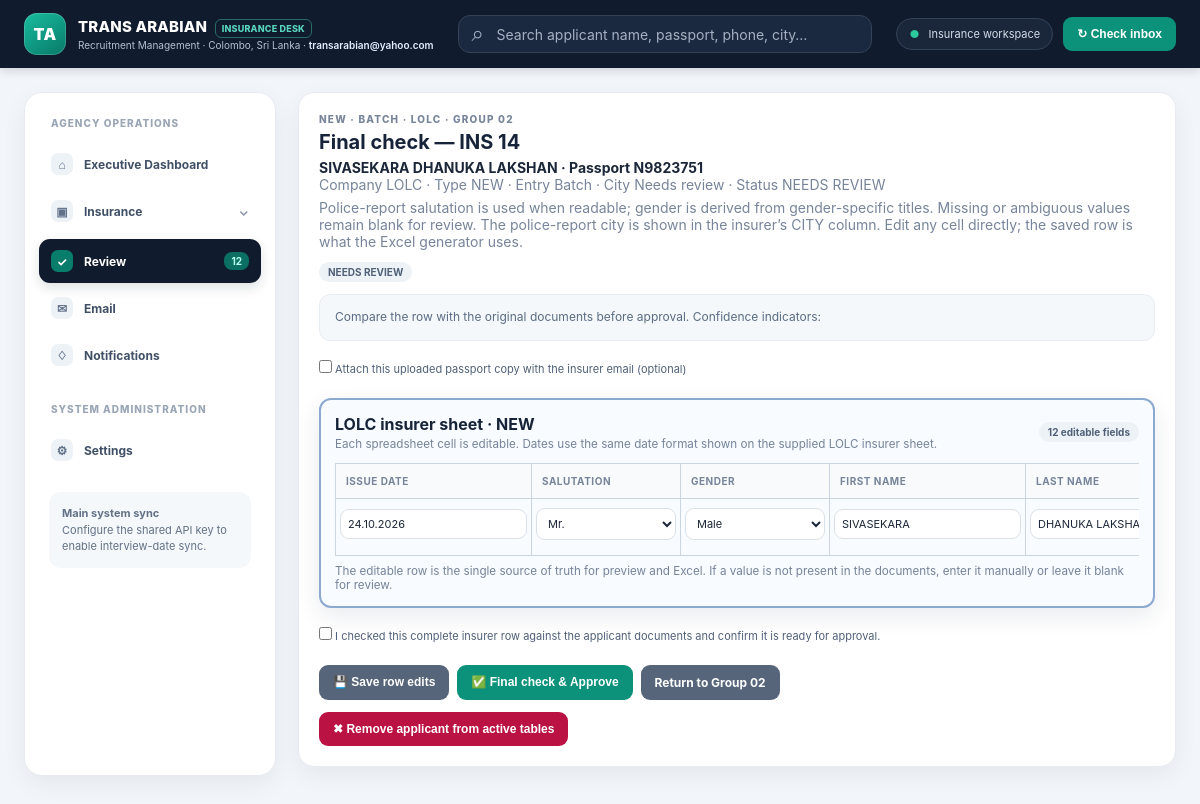
Screenshot of /review/14 with the database file from the repository.
### app/models.py (models this page shows)
class Applicant(db.Model):
    id = db.Column(db.Integer, primary_key=True)
    created_at = db.Column(db.DateTime, default=datetime.now)
    company = db.Column(db.String(20), default="LOLC")        # ALLIANZ | LOLC
    kind = db.Column(db.String(10), default="NEW")            # NEW | EXTEND
    entry_mode = db.Column(db.String(10), default="SINGLE", index=True)  # SINGLE | BATCH
    applicant_group_id = db.Column(db.Integer, db.ForeignKey("applicant_group.id"), nullable=True, index=True)
    applicant_group = db.relationship("ApplicantGroup", backref="applicants")
    status = db.Column(db.String(30), default="EXTRACTED", index=True)
    salutation = db.Column(db.String(20), default="")
    gender = db.Column(db.String(10), default="")
    surname = db.Column(db.String(160), default="")           # -> FIRST NAME column
    given_names = db.Column(db.String(160), default="")       # -> LAST NAME column
    passport_no = db.Column(db.String(20), default="", index=True)
    passport_file_path = db.Column(db.String(500), default="")
    attach_passport_copy = db.Column(db.Boolean, default=False)
    birthday = db.Column(db.Date, nullable=True)
    telephone = db.Column(db.String(20), default="")
    addr_no = db.Column(db.String(40), default="")
    addr_street = db.Column(db.String(240), default="")
    city = db.Column(db.String(120), default="")
    address_raw = db.Column(db.Text, default="")
    issue_date = db.Column(db.Date, nullable=True)
    departure_date = db.Column(db.Date, nullable=True)
    arrival_date = db.Column(db.Date, nullable=True)
    embassy_appointment_date = db.Column(db.Date, nullable=True)
    existing_policy_no = db.Column(db.String(40), default="")  # for EXTEND (e.g. HODTSTxxxxx)
    new_policy_no = db.Column(db.String(40), default="")       # filled from insurer reply
    confidence_json = db.Column(db.Text, default="{}")
    sheet_overrides_json = db.Column(db.Text, default="{}")  # per-insurer cells edited during final Review
    notes = db.Column(db.Text, default="")
    batch_id = db.Column(db.Integer, db.ForeignKey("batch.id"), nullable=True)
    def as_dict(self):
        d = {c.name: getattr(self, c.name) for c in self.__table__.columns}
        for k, v in d.items():
            if isinstance(v, (date, datetime)): d[k] = v.isoformat()
        return d

class ApplicantGroup(db.Model):
    id = db.Column(db.Integer, primary_key=True)
    company = db.Column(db.String(20), nullable=False, index=True)
    kind = db.Column(db.String(10), nullable=False, index=True)
    entry_mode = db.Column(db.String(10), default="BATCH", nullable=False)
    group_number = db.Column(db.Integer, nullable=False)
    created_at = db.Column(db.DateTime, default=datetime.now)

### app/routes.py (the view, shortened to what this page needs)
@bp.route("/review/<int:aid>", methods=["GET", "POST"])
def review(aid):
    a = db.get_or_404(Applicant, aid)
    if a.status.startswith("CANCELLED_"):
        flash("Restore this cancelled applicant before editing or approving it.", "warning")
        return redirect(url_for("main.applicants", status="CANCELLED"))
    conf = json.loads(a.confidence_json or "{}")
    company_cfg = cfg().get("companies", {})
    preview_columns = COMPANIES[a.company]["columns_new" if a.kind == "NEW" else "columns_extend"]
    preview_cfg_defaults = {company: {
        **company_cfg.get(company, {}).get("defaults", {}),
        "date_sep": company_cfg.get(company, {}).get("date_sep", COMPANIES[company]["date_sep"]),
    } for company in COMPANIES}
    preview_row = _row_for(a.as_dict(), a.company, a.kind, preview_cfg_defaults[a.company])
    raw_fields = {
        "ISSUE DATE": a.issue_date, "SALUTATION": a.salutation, "GENDER": a.gender,
        "FIRST NAME": a.surname, "LAST NAME": a.given_names, "PASSPORT NO": a.passport_no,
        "BIRTHDAY": a.birthday, "DEPATURE DATE": a.departure_date, "ARRIVAL DATE": a.arrival_date,
        "NO.": a.addr_no, "STREET": a.addr_street, "CITY": a.city,
        "CONTACT NO": a.telephone,
    }
    preview_inputs = {column: (value.isoformat() if hasattr(value, "isoformat") else (value or ""))
                      for column, value in preview_row.items()}
    date_columns = {"ISSUE DATE", "BIRTHDAY", "DEPATURE DATE", "ARRIVAL DATE"}
    for column, value in raw_fields.items():
        if column in preview_columns and column not in date_columns:
            preview_inputs[column] = value.isoformat() if hasattr(value, "isoformat") else (value or "")
    preview_formats = {company: {
        "NEW": COMPANIES[company]["columns_new"],
        "EXTEND": COMPANIES[company]["columns_extend"],
        "date_order": COMPANIES[company]["date_order"],
        "date_sep": preview_cfg_defaults[company]["date_sep"],
    } for company in COMPANIES}
    preview_defaults = {company: {**COMPANIES[company].get("defaults", {}),
                                  **company_cfg.get(company, {}).get("defaults", {})}
                        for company in COMPANIES}
    return render_template("review.html", a=a, conf=conf,
                           threshold=float(cfg().get("ocr", {}).get("confidence_threshold", 0.82)),
                           preview_columns=preview_columns, preview_row=preview_row,
                           preview_inputs=preview_inputs, preview_formats=preview_formats,
                           preview_defaults=preview_defaults)

### app/routes.py (called while the page is built)
@bp.context_processor
def _ctx():
    return {"unseen": Notification.query.filter_by(seen=False).count(),
            "registry_count": Applicant.query.filter(~Applicant.status.like("CANCELLED_%")).count(),
            "review_count": Applicant.query.filter(Applicant.status.in_(["NEEDS_REVIEW","EXTEND_DRAFT"])).count(),
            "main_system_connected": bool(current_app.config.get("MAIN_SYSTEM_API_KEY")),
            "SALUTATIONS": SALUTATIONS, "GENDERS": GENDERS, "COMPANIES": COMPANIES}

### app/templates/review.html (shortened to what this page needs)
{% extends "base.html" %}{% block title %}Final check · {{a.company}} {{a.kind}}{% endblock %}{% block body %}
<div class="card">
  <div class="toolbar"><div><div class="subtle" style="font-size:10px;font-weight:800;letter-spacing:.12em;text-transform:uppercase">{{a.kind}} · {{a.entry_mode|title}} · {{a.company}}{% if a.applicant_group_id %} · Group {{'%02d'|format(a.applicant_group.group_number)}}{% endif %}</div><h2 style="margin:5px 0">Final check — INS {{a.id}}</h2><div style="font-weight:700">{{a.surname}} {{a.given_names}} · Passport {{a.passport_no or '—'}}</div><div class="subtle">Company {{a.company}} · Type {{a.kind}} · Entry {{a.entry_mode|title}} · City {{a.city or 'Needs review'}} · Status {{a.status.replace('_',' ')}}</div><div class="subtle" style="margin-top:6px">Police-report salutation is used when readable; gender is derived from gender-specific titles. Missing or ambiguous values remain blank for review. The police-report city is shown in the insurer’s CITY column. Edit any cell directly; the saved row is what the Excel generator uses.</div></div><span class="pill">{{a.status.replace('_',' ')}}</span></div>
  {% set uncertain = conf|dictsort %}
  {% if uncertain %}<p class="hintbox" style="margin-top:12px">Compare the row with the original documents before approval. Confidence indicators: </p>{% endif %}
  <form method="post" id="review-form">
    {% if a.passport_file_path %}<input type="hidden" name="attach_passport_copy" value="0"><p><label style="font-weight:400"><input type="checkbox" name="attach_passport_copy" value="1" {{'checked' if a.attach_passport_copy}} style="width:auto"> Attach this uploaded passport copy with the insurer email (optional)</label></p>{% endif %}
    <div id="sheet-preview" style="margin:14px 0;padding:14px;background:#f8fbff;border:2px solid #8ca9cf;border-radius:12px;box-shadow:0 8px 24px #172b4d18">
      <div class="toolbar"><div><h3 style="margin:0">{{a.company}} insurer sheet · {{a.kind}}</h3><small class="hint">Each spreadsheet cell is editable. Dates use the same date format shown on the supplied {{a.company}} insurer sheet.</small></div><span class="pill">{{preview_columns|length}} editable fields</span></div>
      <div style="overflow:auto;max-height:54vh;margin-top:12px"><table id="sheet-preview-table" style="width:max-content;min-width:100%;font-size:11px"><thead><tr>{% for col in preview_columns %}<th style="position:sticky;top:0;z-index:1">{{col}}</th>{% endfor %}</tr></thead><tbody><tr>{% for col in preview_columns %}<td style="padding:4px">
        {% if col=='SALUTATION' %}<select data-sheet-column="{{col}}" aria-label="{{col}}" style="min-width:140px;font-size:11px;padding:7px">{% for option in SALUTATIONS %}<option value="{{option}}" {{'selected' if preview_inputs.get(col)==option}}>{{option}}</option>{% endfor %}</select>
        {% elif col=='GENDER' %}<select data-sheet-column="{{col}}" aria-label="{{col}}" style="min-width:140px;font-size:11px;padding:7px">{% for option in GENDERS %}<option value="{{option}}" {{'selected' if preview_inputs.get(col)==option}}>{{option}}</option>{% endfor %}</select>
        {% else %}<input data-sheet-column="{{col}}" aria-label="{{col}}" value="{{preview_inputs.get(col,'')}}" type="text" inputmode="{{'numeric' if col in ['ISSUE DATE','BIRTHDAY','DEPATURE DATE','ARRIVAL DATE'] else 'text'}}" style="min-width:{{'240px' if col in ['PRODUCT','INDIVIDUAL CONTRACT','STREET'] else '140px'}};font-size:11px;padding:7px">{% endif %}
      </td>{% endfor %}</tr></tbody></table></div>
      <small class="hint" style="display:block;margin-top:8px">The editable row is the single source of truth for preview and Excel. If a value is not present in the documents, enter it manually or leave it blank for review.</small>
    </div>
    <p><label style="font-weight:400"><input type="checkbox" name="final_check" value="1" id="final-check" style="width:auto"> I checked this complete insurer row against the applicant documents and confirm it is ready for approval.</label></p>
    <div class="toolbar-actions"><button class="btn gray" type="submit" name="save_row" value="1">💾 Save row edits</button><button class="btn green" type="submit" name="approve" value="1">✅ Final check &amp; Approve</button>{% if a.applicant_group_id %}<a class="btn gray" href="{{url_for('main.review_group',group_id=a.applicant_group_id,status='PENDING')}}">Return to Group {{'%02d'|format(a.applicant_group.group_number)}}</a>{% else %}<a class="btn gray" href="{{url_for('main.review_queue',kind=a.kind,mode=a.entry_mode,status='APPROVED' if a.status=='APPROVED' else 'PENDING',company=a.company)}}">Cancel · return to company reviews</a>{% endif %}</div>
  </form>
  <form method="post" action="{{url_for('main.cancel_applicant',aid=a.id)}}" style="margin-top:12px" onsubmit="return confirm('Remove this applicant from active tables? The record will be retained in the Cancelled registry and can be restored.');"><button class="btn red" type="submit">✖ Remove applicant from active tables</button></form>
</div>
{% endblock %}

### app/templates/base.html (style rules this page uses)
:root { --navy:#111b2e;--navy2:#17243a;--teal:#079b83;--teal2:#067e6c;--ink:#1b2638;--muted:#77849a;--line:#e7ebf1;--bg:#f2f5f9;--card:#fff;--shadow:0 8px 24px rgba(15,29,50,.06) }
* { box-sizing:border-box }
body { margin:0;background:var(--bg);color:var(--ink);font:14px Inter,ui-sans-serif,system-ui,-apple-system,"Segoe UI",Arial,sans-serif }
.card { background:var(--card);border:1px solid var(--line);border-radius:16px;padding:20px;margin-bottom:16px;box-shadow:var(--shadow);overflow-x:auto }
.card h2,.card h3 { margin:0 0 12px;color:#172338 }
.card h2 { font-size:20px }
.card h3 { font-size:16px }
.card p { line-height:1.55 }
table { width:100%;border-collapse:collapse;border:1px solid #cbd5df;font-size:12px;min-width:700px }
th,td { border:1px solid #cbd5df;padding:11px 10px;text-align:left;vertical-align:middle }
th { background:#f8fafc;color:#77849a;font-size:10px;text-transform:uppercase;letter-spacing:.05em;white-space:nowrap }
.pill { display:inline-flex;align-items:center;padding:4px 9px;border-radius:20px;background:#edf2f7;color:#506077;font-size:10px;font-weight:750;white-space:nowrap }
input,select,textarea { width:100%;padding:10px 11px;border:1px solid #d9e0e8;border-radius:9px;margin:5px 0 11px;font:inherit;color:var(--ink);background:white }
label { font-size:11px;font-weight:750;color:#506078 }
.btn { display:inline-flex;align-items:center;justify-content:center;gap:7px;background:#0b6bcb;color:#fff;border:0;padding:10px 14px;border-radius:9px;cursor:pointer;font-weight:750;font-size:12px;text-decoration:none;white-space:nowrap }
.btn.green { background:#0c927a }
.btn.gray { background:#56657a }
.btn.red { background:#bb1244 }
small.hint { color:#75839a }
.hintbox { padding:13px 15px;background:#f4f8fb;border:1px solid #e8edf3;border-radius:11px;color:#5b6c82;font-size:12px;line-height:1.6 }
a { color:#087b70 }
.toolbar { display:flex;align-items:center;justify-content:space-between;gap:12px;flex-wrap:wrap }
.toolbar-actions { display:flex;gap:8px;flex-wrap:wrap }
.subtle { color:var(--muted) }

### rows the page displays
Applicant: kind "NEW", entry_mode "BATCH", company "LOLC", id "14", surname "SIVASEKARA", given_names "DHANUKA LAKSHAN", passport_no "N9823751", entry_mode "Batch", city "Needs review", status.replace "NEEDS REVIEW", get "SIVASEKARA" "DHANUKA LAKSHAN"
ApplicantGroup: applicant_group.group_number "02"

### other values shown
{{ review_count }} "12"
{{ preview_columns|length }} "12"
{{ col }} "ISSUE DATE" "SALUTATION" "GENDER" "FIRST NAME" "LAST NAME"
form field value "Mr."
form field value "Male"
